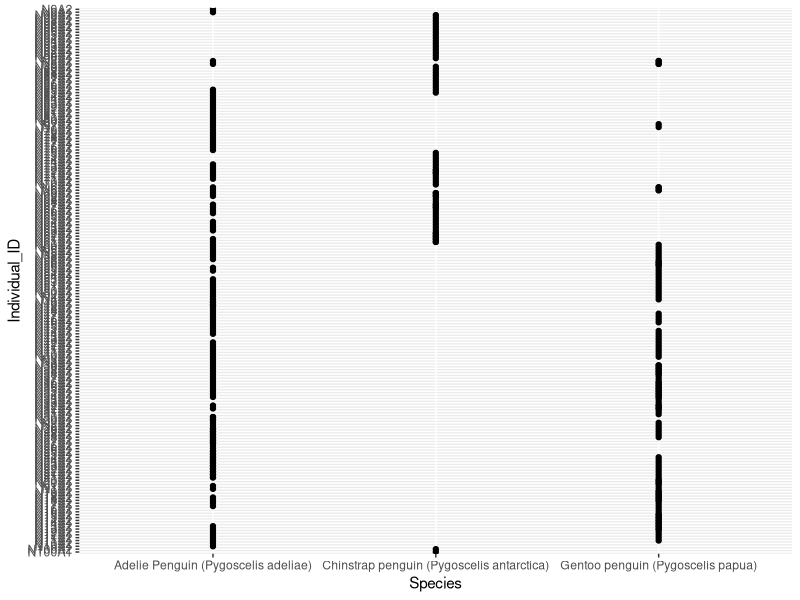
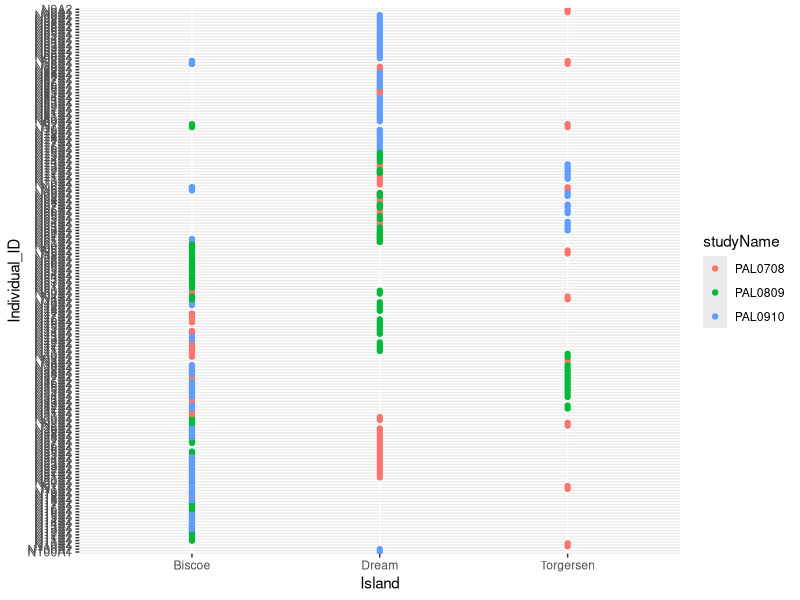
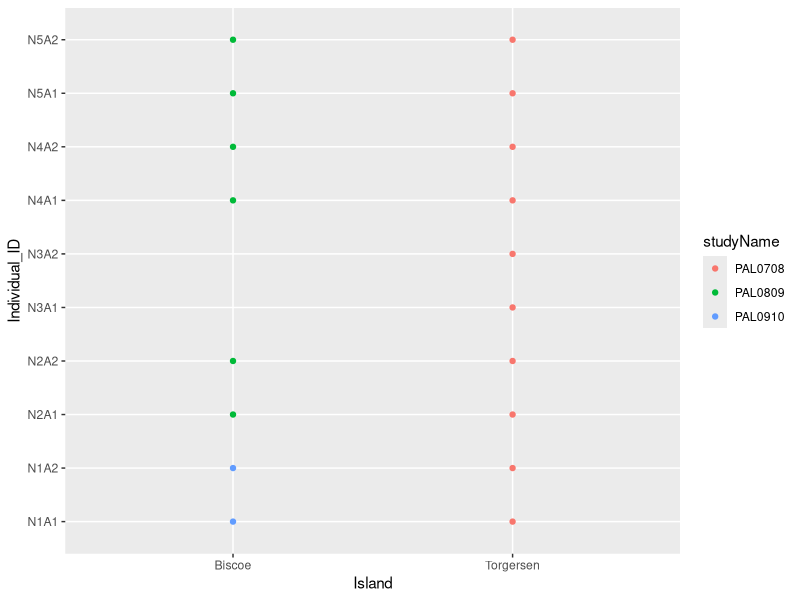
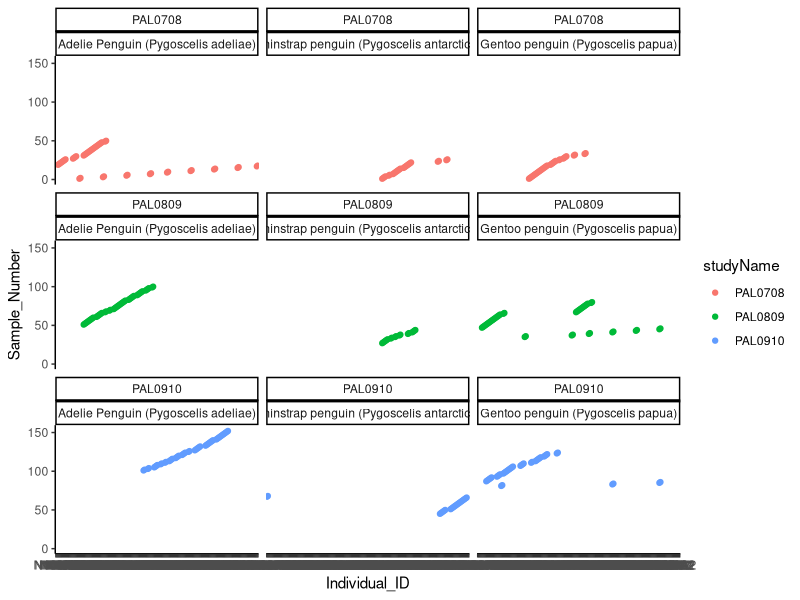

The R script that drew these images, in order:
library(tidyverse)
library(here)


# {palmerpenguins} ====================================

# install.packages("palmerpenguins")
# library(palmerpenguins) # to load, BUT no need if you use namespace ;)
raw <- palmerpenguins::penguins_raw


# Get info about "penguins_raw" --------------------------------------------

?penguins_raw
# A tibble with 344 rows and 17 variables:






# Make dummy date set ---------------------------

# Make col names easier to work with (replace space and non alpha num characters) --------------------------------

names(raw) <- str_replace_all(names(raw), " ", "_")
names(raw) <- str_replace_all(names(raw), "\\(|\\)", "")
names(raw) <- str_replace_all(names(raw), "_o/oo", "")
names(raw)




# Make comments wide and save as excel and remove from "raw" --------------------------
raw$Comments %>% unique() # only 11 values 

comments <- raw %>% 
  pivot_wider(
    names_from = Comments,
    values_from = Comments
    # values_fn = ~ mean(.x, na.rm = TRUE)
    # values_fn = ~if_else(is.na(), NA, "x")
  ) %>% 
  mutate_at(c(17:27), ~ifelse(is.na(.), "NA", "x")) %>% 
  select(-"NA") %>% 
    select(studyName, Sample_Number, Species, Individual_ID, c(17:26)) %>% 
  # mutate_at(c(5:14), ~ifelse(. == "NA", 0, 1)) %>% 
  view() 


# install.packages("writexl")
writexl::write_xlsx(comments, "./Palmer_comments.xlsx")




# Remove useless vars ------------------
raw <- raw %>% 
  select(-c(Region, Stage, Clutch_Completion, Comments))


# Simulate incomplete data set from last study (PAL0910) ------------------
raw$studyName %>% unique()

# Subset so I can work on this ...
PAL0910 <- raw %>% 
  filter(studyName == "PAL0910") %>% 
  # rename(Study_Name = studyName) %>% 
  write_csv("./PAL0910.csv")

# ... to drop a big part of the readings (so that it looks incomplete)
to_remove <- PAL0910 %>% slice_max(Date_Egg, n = 99)

# ... and then later show how to add this again
raw_small <- anti_join(raw, to_remove, 
                       by = c("studyName", "Species", "Island", "Individual_ID")) # return all x without match in y


# Add typos ------------------------------

## Error 1: obvious misspelling (species) ------------------------------
raw_small$Species[133] <- "Gentoo"
raw_small$Species %>% unique()

# DROP THIS ONE FOR NOW Error 2: missing info (Species) -> correct based on Individual_ID ---------------
# find individual that has more than 2 readings so I can be sure about the spp
raw_small %>% 
  group_by(Individual_ID) %>% 
  summarise(n = n()) %>% 
  filter(n > 2)  # N28A1 and others ...

raw_small %>% 
  filter(Individual_ID == "N28A1") # 2 spp ... wtf

raw %>% 
  group_by(Individual_ID) %>% 
  summarise(spp_nr = length(unique(Species))) %>% 
  filter(spp_nr > 1) %>% 
  view()


# Plot to see spp to indivdual nr ...
ggplot(raw, aes(x = Species,
                      y = Individual_ID)) +
  geom_point()
  


# Error 2: tricky (Individual_ID, double "A" in name) --------------------
raw_small$Individual_ID[21] #  "N11A1"
raw_small$Individual_ID[21] <- "N11AA1"

# # Error 3: tricky (Date wrong year 2090 instead of 2009) ----------------------
# raw$Date_Egg[127] # "2009-11-21"
# raw$Date_Egg[127] <- "2090-11-21"
# raw$Date_Egg[127]




# Then export as CSV
write_csv(raw_small, "./palmer_rawdata.csv")


# XXXXXXXXXXXXX STOPS HERE XXXXXXXXXXXXXXXXXXXXX -----------------------------



# Explore 

## studyName -----------------------

raw$studyName %>% length() # 344
raw$studyName %>% unique() #  "PAL0708" "PAL0809" "PAL0910" Data comes from 3 studies
raw$studyName %>% unique() %>% length() # 3

raw %>% 
  group_by(studyName) %>% 
  summarise(spp = unique(Species)) #%>% view()
# 1 PAL0708   Adelie Penguin (Pygoscelis adeliae)      
# 2 PAL0708   Gentoo penguin (Pygoscelis papua)        
# 3 PAL0708   Chinstrap penguin (Pygoscelis antarctica)
# 4 PAL0809   Adelie Penguin (Pygoscelis adeliae)      
# 5 PAL0809   Gentoo penguin (Pygoscelis papua)        
# 6 PAL0809   Chinstrap penguin (Pygoscelis antarctica)
# 7 PAL0910   Adelie Penguin (Pygoscelis adeliae)      
# 8 PAL0910   Gentoo penguin (Pygoscelis papua)        
# 9 PAL0910   Chinstrap penguin (Pygoscelis antarctica)

# Each study looked at all 3 spp


## Sample Number -----------------------

raw$Sample_Number %>% length() # 344
raw$Sample_Number %>% unique() #  1 to 152 (not sure if any nr missing in the middle ... )
raw$Sample_Number %>% unique() %>% length() # 152 

raw$Sample_Number %>% unique() == 1:152 # all TRUE


## Region --------------------------------------

# Most boring info

raw$Region %>% length() # 344
raw$Region %>% unique() #  "Anvers"
raw$Region %>% unique() %>% length() # 1 



## Island --------------------------------------

# this is more interesting

raw$Island %>% length() # 344
raw$Island %>% unique() #  "Torgersen" "Biscoe"    "Dream"
raw$Island %>% unique() %>% length() # 3

raw %>%  group_by(studyName) %>% 
  summarise(length(unique(Island)))

raw %>% 
  # filter(studyName == studyName[1]) %>% 
  group_by(studyName, Island) %>% 
  summarise(obs_island = length(Island) ) %>% 
  view()
  
# There are observation from each island in for each of the 3 studies, 
# bur != nr of observations 




## Stage --------------------------------------

# also very boring, only one unique value

raw$Stage %>% length() # 344
raw$Stage %>% unique() #  "Adult, 1 Egg Stage"
raw$Stage %>% unique() %>% length() # 1



## Individual_ID ----------------------

# More interesting! 190 individuals

raw$Individual_ID %>% length() # 344
raw$Individual_ID %>% unique() # many!
raw$Individual_ID %>% unique() %>% length() # 190

raw$Individual_ID %>% unique() %>% nchar() %>% range() # 4 6
                                                   # names vary from 4 to 6 characters

# Look for patterns
uniqueID <- raw$Individual_ID %>% unique() 
str_view_all(uniqueID, "[:alpha:]") # good but not great for many entries (doesn't show all)
uniqueID %>% str_extract_all(., "[:alpha:]") %>% unique() %>% .[[1]]
uniqueID %>% str_extract_all(., "[:alpha:]") # not what I want (this is a selector function)
uniqueID %>% str_match_all(., "[:alpha:]") %>% unique()

# N and A must have a meaning ... 
# TO DO: use this to practice extracting info from single string!

raw %>% 
  filter(Individual_ID == Individual_ID[111]) %>% 
  view()

### Plot to visualize distribution of observations (Indiv, per island per study) ------------
ggplot(data = raw,
       aes(x = Island,
           y = Individual_ID)) +
  geom_point(aes(color = studyName))

# Subset to only a few Individuals for easy of quick lpot viz
raw %>% 
  filter(Individual_ID %in% c(raw$Individual_ID[1:10])) %>% 
  ggplot(data = .,
         aes(x = Island,
             y = Individual_ID)) +
  geom_point(aes(color = studyName))



### Individual ID vs Sample Number -------------------
ggplot(raw, 
       aes(x = Individual_ID, 
           y = Sample_Number,
           color = studyName)) +
  geom_point() +
  facet_wrap(studyName~Species) +
  theme_classic()


raw %>% 
  filter(Sample_Number == 151) %>% 
  select(Individual_ID)

# Not clear what corresponds to what with samples nr and indiv ids ...
# Looks like samples are not unique ... ???




## Clutch Completion --------------------------

# Just says if cluthc was compledted or not (yes if 2 eggs)

raw$Clutch_Completion %>% length() # 344
raw$Clutch_Completion %>% unique() # "Yes" "No"
raw$Clutch_Completion %>% unique() %>% length() # 2



## Date Egg --------------------------

# Date when eg observed - good for demo {lubridate}

raw$Date_Egg %>% length() # 344
raw$Date_Egg %>% unique() #  "2007-11-11" "2007-11-16" "2007-11-15" ...
raw$Date_Egg %>% unique() %>% length() # 50



## ... ------------------


## Comments -------------------------

raw$Comments
raw$Date_Egg %>% length() # 344
raw$Date_Egg %>% unique() #  "2007-11-11" "2007-11-16" "2007-11-15" ...
raw$Date_Egg %>% unique() %>% length() # 50



